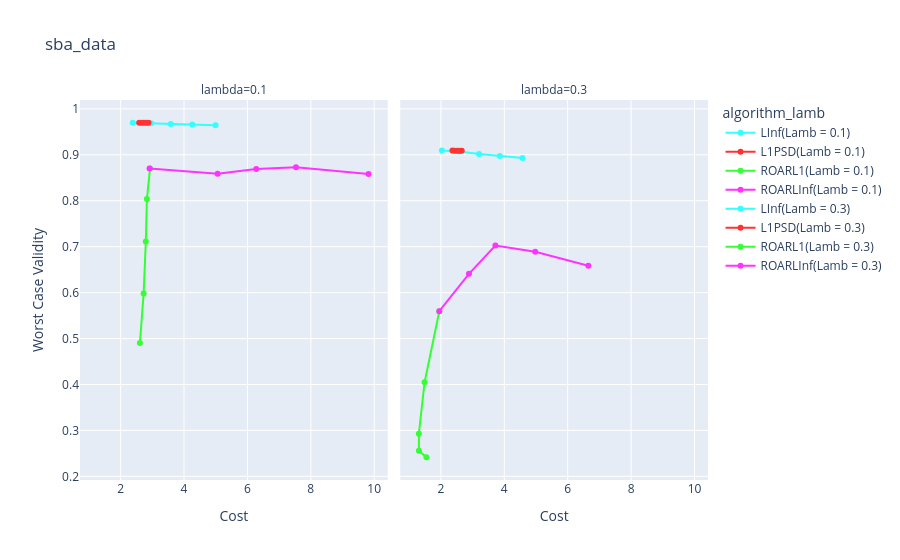

Notebook code cell kept with this figure:
### Code cell
# custom_colors = {
#     "Alg1(0.1)": "#009999",
#     "L1PSD(0.1)": "#990000",
#     "ROARL1(0.1)": "#009900",
#     "ROARLInf(0.1)": "#990099",
#     "Alg1(0.3)": "#33FFFF",
#     "L1PSD(0.3)": "#FF3333",
#     "ROARL1(0.3)": "#33FF33",
#     "ROARLInf(0.3)": "#FF33FF"
# }

custom_colors = {
    "LInf(Lamb = 0.1)": "#33FFFF",
    "L1PSD(Lamb = 0.1)": "#FF3333",
    "ROARL1(Lamb = 0.1)": "#33FF33",
    "ROARLInf(Lamb = 0.1)": "#FF33FF",
    "LInf(Lamb = 0.3)": "#33FFFF",
    "L1PSD(Lamb = 0.3)": "#FF3333",
    "ROARL1(Lamb = 0.3)": "#33FF33",
    "ROARLInf(Lamb = 0.3)": "#FF33FF"
}
fig = px.line(df_graph, 
           x="Cost", y="Worst Case Validity", 
           color="algorithm_lamb",
           hover_data=["alpha", "lambda"],
           title=f"{params['data']}_data",
           markers=True,
           color_discrete_map=custom_colors,
           facet_col="lambda") 
fig

if params['adv_method'] == "one":
    fig.write_html(f"{params['data']}_costValidityTradeoff_oneAdv.html")
else:
    fig.write_html(f"{params['data']}_costValidityTradeoff_manyAdv.html")
fig

### Figure 1 — Plotly figure (JSON) as saved in the notebook; plotly's stock layout.template omitted (floating-point values rounded to 4 significant figures)
{"data": [{"customdata": [[0, 0.1], [0.125, 0.1], [0.25, 0.1], [0.375, 0.1], [0.5, 0.1]], "hovertemplate": "algorithm_lamb=LInf(Lamb = 0.1)<br>lambda=%{customdata[1]}<br>Cost=%{x}<br>Worst Case Validity=%{y}<br>alpha=%{customdata[0]}<extra></extra>", "legendgroup": "LInf(Lamb = 0.1)", "line": {"color": "#33FFFF", "dash": "solid"}, "marker": {"symbol": "circle"}, "mode": "lines+markers", "name": "LInf(Lamb = 0.1)", "orientation": "v", "showlegend": true, "type": "scatter", "x": [2.384, 2.961, 3.584, 4.259, 4.995], "xaxis": "x", "y": [0.9697, 0.9686, 0.9672, 0.9658, 0.9643], "yaxis": "y"}, {"customdata": [[0, 0.1], [0.125, 0.1], [0.25, 0.1], [0.375, 0.1], [0.5, 0.1]], "hovertemplate": "algorithm_lamb=L1PSD(Lamb = 0.1)<br>lambda=%{customdata[1]}<br>Cost=%{x}<br>Worst Case Validity=%{y}<br>alpha=%{customdata[0]}<extra></extra>", "legendgroup": "L1PSD(Lamb = 0.1)", "line": {"color": "#FF3333", "dash": "solid"}, "marker": {"symbol": "circle"}, "mode": "lines+markers", "name": "L1PSD(Lamb = 0.1)", "orientation": "v", "showlegend": true, "type": "scatter", "x": [2.585, 2.664, 2.737, 2.809, 2.88], "xaxis": "x", "y": [0.9697, 0.9697, 0.9697, 0.9697, 0.9697], "yaxis": "y"}, {"customdata": [[0, 0.1], [0.125, 0.1], [0.25, 0.1], [0.375, 0.1], [0.5, 0.1]], "hovertemplate": "algorithm_lamb=ROARL1(Lamb = 0.1)<br>lambda=%{customdata[1]}<br>Cost=%{x}<br>Worst Case Validity=%{y}<br>alpha=%{customdata[0]}<extra></extra>", "legendgroup": "ROARL1(Lamb = 0.1)", "line": {"color": "#33FF33", "dash": "solid"}, "marker": {"symbol": "circle"}, "mode": "lines+markers", "name": "ROARL1(Lamb = 0.1)", "orientation": "v", "showlegend": true, "type": "scatter", "x": [2.927, 2.829, 2.795, 2.726, 2.607], "xaxis": "x", "y": [0.8699, 0.8036, 0.711, 0.598, 0.4904], "yaxis": "y"}, {"customdata": [[0, 0.1], [0.125, 0.1], [0.25, 0.1], [0.375, 0.1], [0.5, 0.1]], "hovertemplate": "algorithm_lamb=ROARLInf(Lamb = 0.1)<br>lambda=%{customdata[1]}<br>Cost=%{x}<br>Worst Case Validity=%{y}<br>alpha=%{customdata[0]}<extra></extra>", "legendgroup": "ROARLInf(Lamb = 0.1)", "line": {"color": "#FF33FF", "dash": "solid"}, "marker": {"symbol": "circle"}, "mode": "lines+markers", "name": "ROARLInf(Lamb = 0.1)", "orientation": "v", "showlegend": true, "type": "scatter", "x": [2.913, 5.06, 6.278, 7.533, 9.823], "xaxis": "x", "y": [0.8701, 0.8587, 0.8688, 0.873, 0.8584], "yaxis": "y"}, {"customdata": [[0, 0.3], [0.125, 0.3], [0.25, 0.3], [0.375, 0.3], [0.5, 0.3]], "hovertemplate": "algorithm_lamb=LInf(Lamb = 0.3)<br>lambda=%{customdata[1]}<br>Cost=%{x}<br>Worst Case Validity=%{y}<br>alpha=%{customdata[0]}<extra></extra>", "legendgroup": "LInf(Lamb = 0.3)", "line": {"color": "#33FFFF", "dash": "solid"}, "marker": {"symbol": "circle"}, "mode": "lines+markers", "name": "LInf(Lamb = 0.3)", "orientation": "v", "showlegend": true, "type": "scatter", "x": [2.032, 2.601, 3.201, 3.859, 4.575], "xaxis": "x2", "y": [0.9092, 0.907, 0.9018, 0.8975, 0.8929], "yaxis": "y2"}, {"customdata": [[0, 0.3], [0.125, 0.3], [0.25, 0.3], [0.375, 0.3], [0.5, 0.3]], "hovertemplate": "algorithm_lamb=L1PSD(Lamb = 0.3)<br>lambda=%{customdata[1]}<br>Cost=%{x}<br>Worst Case Validity=%{y}<br>alpha=%{customdata[0]}<extra></extra>", "legendgroup": "L1PSD(Lamb = 0.3)", "line": {"color": "#FF3333", "dash": "solid"}, "marker": {"symbol": "circle"}, "mode": "lines+markers", "name": "L1PSD(Lamb = 0.3)", "orientation": "v", "showlegend": true, "type": "scatter", "x": [2.363, 2.435, 2.51, 2.585, 2.657], "xaxis": "x2", "y": [0.9093, 0.9088, 0.9088, 0.9089, 0.9085], "yaxis": "y2"}, {"customdata": [[0, 0.3], [0.125, 0.3], [0.25, 0.3], [0.375, 0.3], [0.5, 0.3]], "hovertemplate": "algorithm_lamb=ROARL1(Lamb = 0.3)<br>lambda=%{customdata[1]}<br>Cost=%{x}<br>Worst Case Validity=%{y}<br>alpha=%{customdata[0]}<extra></extra>", "legendgroup": "ROARL1(Lamb = 0.3)", "line": {"color": "#33FF33", "dash": "solid"}, "marker": {"symbol": "circle"}, "mode": "lines+markers", "name": "ROARL1(Lamb = 0.3)", "orientation": "v", "showlegend": true, "type": "scatter", "x": [1.95, 1.485, 1.304, 1.306, 1.542], "xaxis": "x2", "y": [0.5594, 0.4046, 0.2929, 0.2558, 0.2416], "yaxis": "y2"}, {"customdata": [[0, 0.3], [0.125, 0.3], [0.25, 0.3], [0.375, 0.3], [0.5, 0.3]], "hovertemplate": "algorithm_lamb=ROARLInf(Lamb = 0.3)<br>lambda=%{customdata[1]}<br>Cost=%{x}<br>Worst Case Validity=%{y}<br>alpha=%{customdata[0]}<extra></extra>", "legendgroup": "ROARLInf(Lamb = 0.3)", "line": {"color": "#FF33FF", "dash": "solid"}, "marker": {"symbol": "circle"}, "mode": "lines+markers", "name": "ROARLInf(Lamb = 0.3)", "orientation": "v", "showlegend": true, "type": "scatter", "x": [1.95, 2.885, 3.719, 4.975, 6.65], "xaxis": "x2", "y": [0.5594, 0.6408, 0.7025, 0.689, 0.6583], "yaxis": "y2"}], "layout": {"annotations": [{"font": {}, "showarrow": false, "text": "lambda=0.1", "x": 0.245, "xanchor": "center", "xref": "paper", "y": 1, "yanchor": "bottom", "yref": "paper"}, {"font": {}, "showarrow": false, "text": "lambda=0.3", "x": 0.755, "xanchor": "center", "xref": "paper", "y": 1, "yanchor": "bottom", "yref": "paper"}], "legend": {"title": {"text": "algorithm_lamb"}, "tracegroupgap": 0}, "title": {"text": "sba_data"}, "xaxis": {"anchor": "y", "domain": [0, 0.49], "title": {"text": "Cost"}}, "xaxis2": {"anchor": "y2", "domain": [0.51, 1], "matches": "x", "title": {"text": "Cost"}}, "yaxis": {"anchor": "x", "domain": [0, 1], "title": {"text": "Worst Case Validity"}}, "yaxis2": {"anchor": "x2", "domain": [0, 1], "matches": "y", "showticklabels": false}}}
